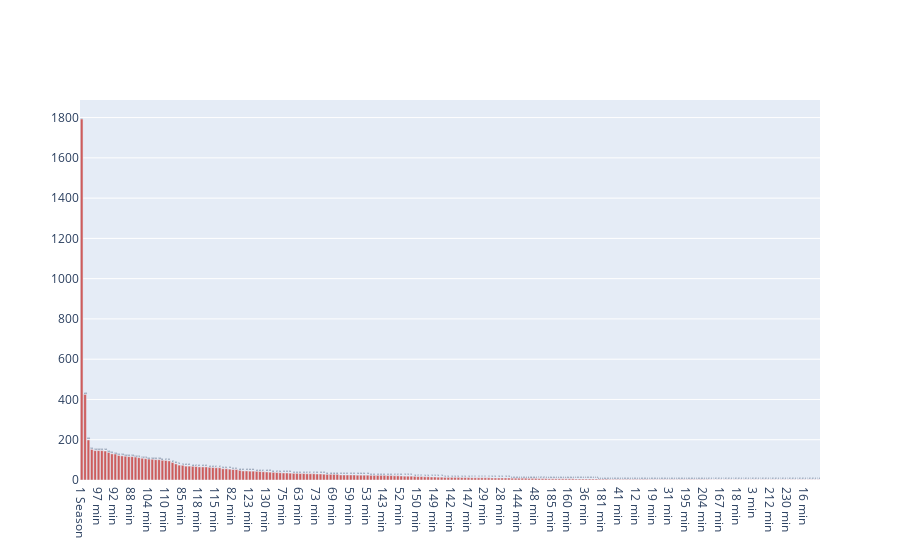

The notebook cell this image was saved under:
### Code cell
fig = go.Figure([
    go.Bar(x=topdirs.index, y=topdirs.values, text= topdirs.values, marker_color = 'indianred')
])
fig.update_traces(texttemplate = '%{text:.2s}',textposition = 'outside')
fig.show()

### Figure 1 — Plotly figure (JSON) as saved in the notebook; plotly's stock layout.template omitted (floating-point values rounded to 4 significant figures; data arrays with more than 128 entries replaced by an {"elided": "..."} marker saying what was removed)
{"data": [{"marker": {"color": "indianred"}, "text": {"elided": "220 int values"}, "textposition": "outside", "texttemplate": "%{text:.2s}", "type": "bar", "x": {"elided": "220 str values"}, "y": {"elided": "220 int values"}}], "layout": {}}
